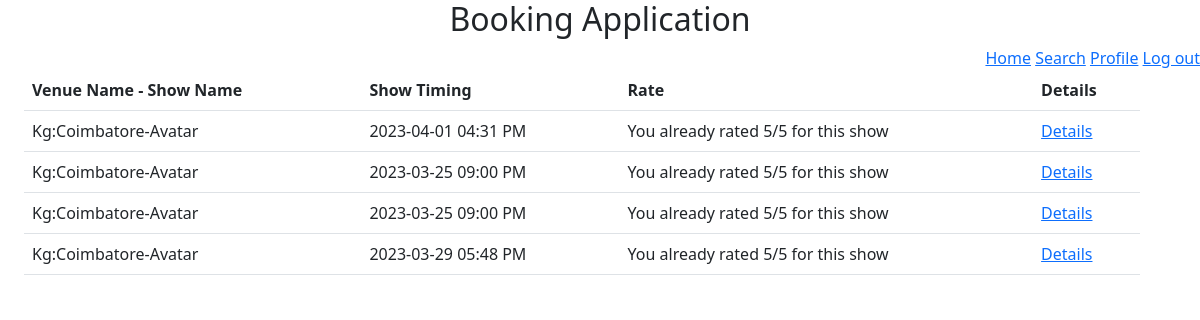
/user/bookings (signed in), run on the app's committed database.
### models/module.py (models this page shows)
class Venue(db.Model):
    venue_id = db.Column(db.Integer, autoincrement=True, primary_key=True)
    venue_name = db.Column(db.String(32), nullable=False)
    place = db.Column(db.String(32))
    location = db.Column(db.String(32), nullable=False)
    max_capacity = db.Column(db.Integer, nullable=False)
    fare2D = db.Column(db.Integer, nullable=False)
    fare3D = db.Column(db.Integer, nullable=False)
    venueShows = db.relationship("Show", backref="venues", secondary="show_venue")

class Show(db.Model):
    show_id = db.Column(db.Integer, autoincrement=True, primary_key=True)
    show_name = db.Column(db.String(64), unique=True, nullable=False)
    min_fare = db.Column(db.Integer, nullable=False)
    duration = db.Column(db.Integer, nullable=False)
    is3d = db.Column(db.Boolean, nullable=False)
    tags = db.relationship("Showtag", backref="shows")

### application/controllers/userBookings.py (the view)
@app.route("/user/bookings", methods={"GET", "POST"})
@login_required
def myBookings():
    userBooking = BookingDetails.query.filter_by(user_id=current_user.user_id)
    final = []
    for eachBooking in userBooking:
        currentShowVenue = ShowVenue.query.get(eachBooking.sv_id)
        currentShow = Show.query.get(currentShowVenue.show_id)
        currentVenue = Venue.query.get(currentShowVenue.venue_id)
        rate1 = Rating.query.filter_by(
            user_id=current_user.user_id, show_id=currentShow.show_id
        ).all()
        json = {}
        json["venue_name"] = currentVenue.venue_name
        json["location"] = currentVenue.location
        json["show_id"] = currentShow.show_id
        json["bookingID"] = eachBooking.booking_id  # having issue need a fix
        json["show_name"] = currentShow.show_name
        json["time"] = currentShowVenue.time.strftime("%Y-%m-%d %I:%M %p")
        json["showStatus"] = (
            "completed"
            if currentShowVenue.time + timedelta(minutes=currentShow.duration)
            <= datetime.now()
            else "notCompleted"
        )
        final.append(json)
        json["rated"] = rate1[0].rating if len(rate1) > 0 else "notRated"
    return render_template("user/allBooking.html", bookings=final)

### app.py (called while the page is built)
@login_manager.user_loader
def load_user(user_id):
    return Users.query.filter_by(user_id=user_id).first()

### templates/user/allBooking.html (shortened to what this page needs)
<!DOCTYPE html>
<html>
  <head>
  <header style="text-align: center">
    <h2>Booking Application</h2>
  </header>
    <link
      href="https://cdn.jsdelivr.net/npm/bootstrap@5.3.0-alpha1/dist/css/bootstrap.min.css"
      rel="stylesheet"
    />
    <link
      rel="stylesheet"
      href="https://cdnjs.cloudflare.com/ajax/libs/font-awesome/4.7.0/css/font-awesome.min.css"
    />
  </head>
  <body>
    <div style="text-align: right">
      <a href="/user/home">Home</a>
      <a href="/user/search">Search</a>
      <a href="/user/profile">Profile</a>
      <a href="/logout">Log out</a>
    </div>
    {% if bookings|length ==0 %}
    <h5 style="text-align: center;">You did not book any ticket yet. You booked ticket will be available here</h5>
    {%else%}
    <div style="margin-left: 1%" class="container">
      <table class="table">
        <tr>
          <th scope="col" class="text-capitalize">Venue name - Show Name</th>
          <th scope="col">Show Timing</th>
          <th scope="col">Rate</th>
          <th scope="col">Details</th>
        </tr>
        {%for each in bookings%}
        <tr>
          <td  class="text-capitalize">{{each.venue_name}}:{{each.location}}-{{each.show_name}}</td>
          <td>{{each.time}}</td>
          <td>
            {%if each.rated!='notRated'%}
            <label>You already rated {{each.rated}}/5 for this show</label>
            {%elif each.showStatus=='completed'%}
            <a href="/user/rate/{{each.show_id}}" name="rate"
              >Rate</a
            >
            {%else%}
            <label>You can rate for this show when it completed</label>
            {%endif%}
          </td>
          <td>
            <a href="/user/book/details/{{each.bookingID}}" name="details"
              >Details</a
            >
          </td>
        </tr>
        {%endfor%}
      </table>
    </div>
    {%endif%}
  </body>
</html>

### data on the page
Venue: venue_name "Kg" "Kg" "Kg" "Kg", location "Coimbatore" "Coimbatore" "Coimbatore" "Coimbatore"
Show: show_name "Avatar" "Avatar" "Avatar" "Avatar"

### other printed values
{{ each.time }} "2023-04-01 04:31 PM" "2023-03-25 09:00 PM" "2023-03-25 09:00 PM" "2023-03-29 05:48 PM"
{{ each.rated }} "5" "5" "5" "5"
